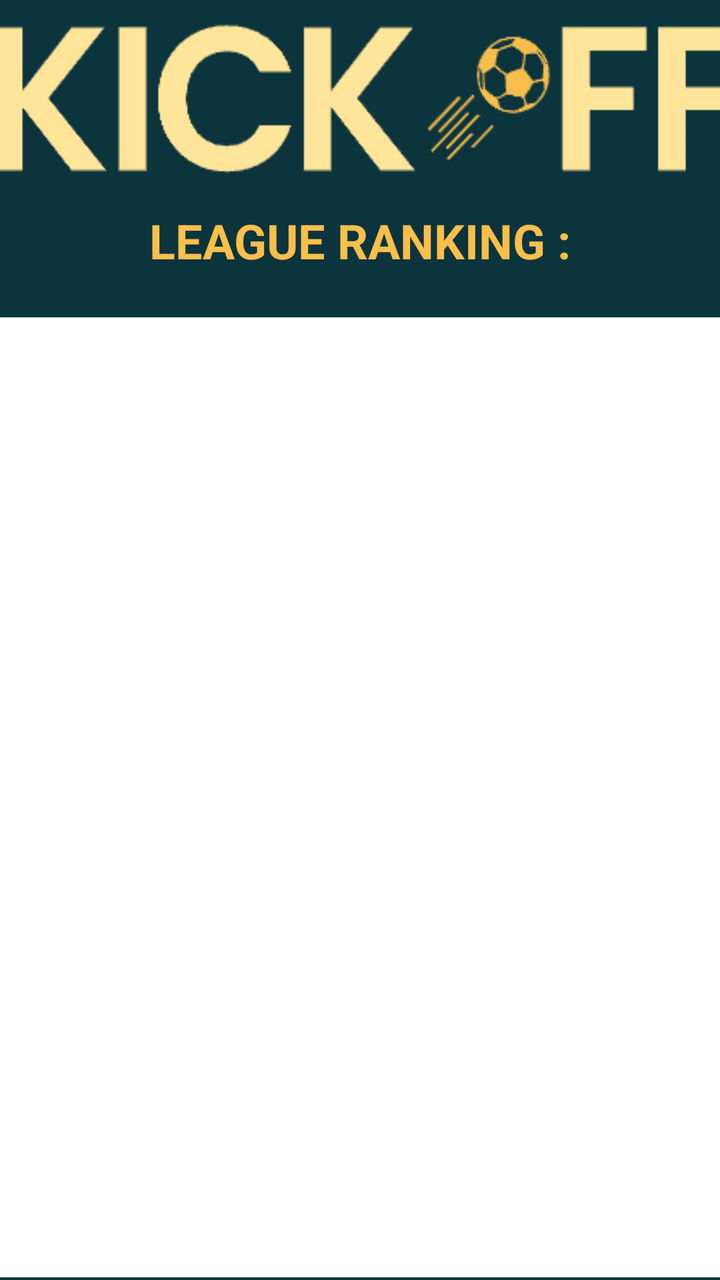
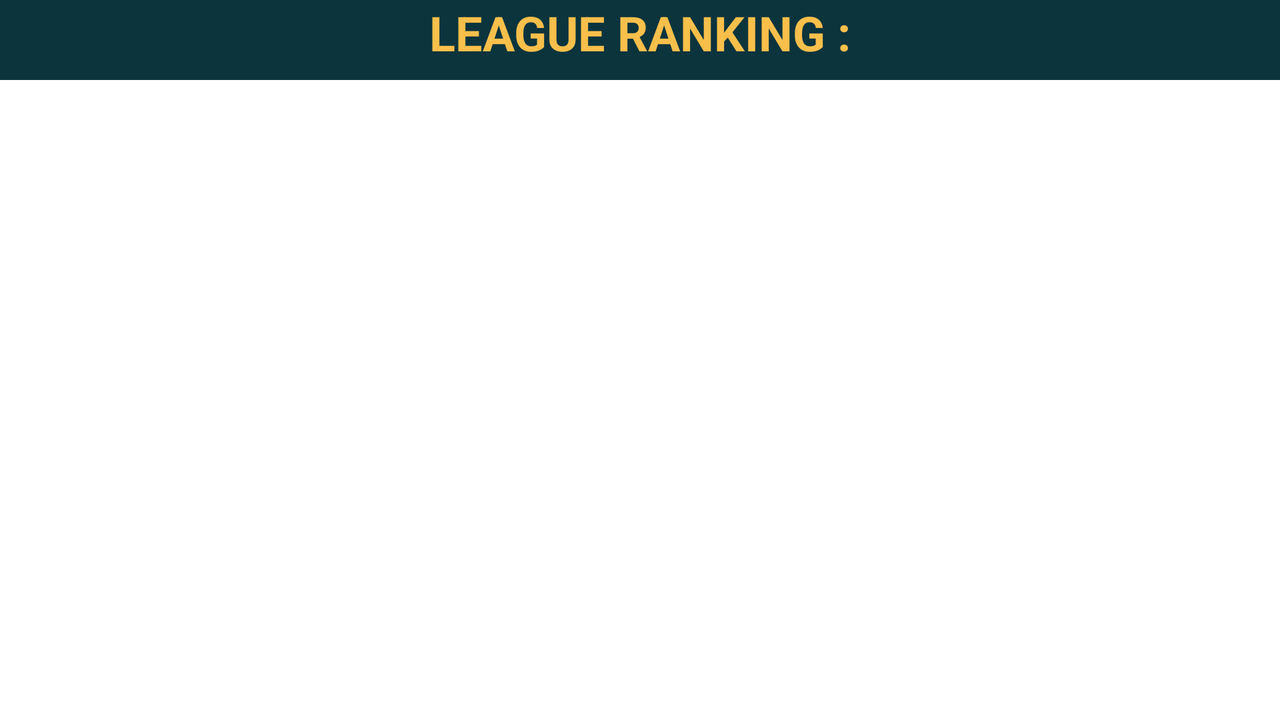

Compare how this app lays out the same screen by default and in its alternative resource folder. The renders come first, then the two layout files and the values they reference.
<!-- AndroidManifest.xml: application theme Theme.myapp -->
<!-- res/layout/activity_ranking_page.xml -->
<?xml version="1.0" encoding="utf-8"?>
<androidx.constraintlayout.widget.ConstraintLayout xmlns:android="http://schemas.android.com/apk/res/android"
    xmlns:app="http://schemas.android.com/apk/res-auto"
    xmlns:tools="http://schemas.android.com/tools"
    android:layout_width="match_parent"
    android:layout_height="match_parent"
    android:background="@color/blue"
    tools:context=".Ranking_Page">

    <TextView
        android:id="@+id/titleRanking"
        android:layout_width="240dp"
        android:layout_height="53dp"
        android:layout_marginTop="15dp"
        android:text="@string/title_ranking"
        android:textAlignment="center"
        android:textColor="@color/darkYellow"
        android:textSize="24sp"
        android:textStyle="bold"
        app:layout_constraintEnd_toEndOf="parent"
        app:layout_constraintHorizontal_bias="0.5"
        app:layout_constraintStart_toStartOf="parent"
        app:layout_constraintTop_toBottomOf="@+id/LogoApp" />

    <ListView
        android:id="@+id/rankingList_id"
        android:layout_width="wrap_content"
        android:layout_height="480dp"
        android:background="@color/white"
        android:fontFamily="@font/abel"
        tools:listitem="@layout/list_item_ranking"
        android:divider="@android:color/transparent"
        android:dividerHeight="10.0sp"
        app:layout_constraintBottom_toBottomOf="parent"
        app:layout_constraintEnd_toEndOf="parent"
        app:layout_constraintHorizontal_bias="0.0"
        app:layout_constraintStart_toStartOf="parent"
        app:layout_constraintTop_toBottomOf="@+id/titleRanking" />

    <ImageView
        android:id="@+id/LogoApp"
        android:layout_width="385dp"
        android:layout_height="79dp"
        android:layout_marginTop="10dp"
        android:background="@drawable/logo"
        app:layout_constraintEnd_toEndOf="parent"
        app:layout_constraintHorizontal_bias="0.384"
        app:layout_constraintStart_toStartOf="parent"
        app:layout_constraintTop_toTopOf="parent" />
</androidx.constraintlayout.widget.ConstraintLayout>
<!-- res/layout/list_item_ranking.xml (included above) -->
<?xml version="1.0" encoding="utf-8"?>
<androidx.constraintlayout.widget.ConstraintLayout xmlns:android="http://schemas.android.com/apk/res/android"
    xmlns:app="http://schemas.android.com/apk/res-auto"
    xmlns:tools="http://schemas.android.com/tools"
    android:layout_width="match_parent"
    android:layout_height="wrap_content">

    <RelativeLayout
        android:layout_width="match_parent"
        android:layout_height="wrap_content"
        android:padding="16dp"
        app:layout_constraintTop_toTopOf="parent"
        tools:layout_editor_absoluteX="0dp">

        <TextView
            android:id="@+id/rankingPosition_id"
            android:layout_width="wrap_content"
            android:layout_height="wrap_content"
            android:text="1."
            android:textSize="18sp"
            android:textStyle="bold"
            android:layout_alignParentStart="true"
            android:layout_alignParentTop="true" />

        <ImageView
            android:id="@+id/clubLogo_id"
            android:layout_width="100dp"
            android:layout_height="100dp"
            android:layout_alignParentTop="true"
            android:layout_marginStart="8dp"
            android:layout_toEndOf="@+id/rankingPosition_id"
            android:scaleType="centerCrop"
            android:src="@drawable/logo_team"/>

        <TextView
            android:id="@+id/clubName_id"
            android:layout_width="wrap_content"
            android:layout_height="wrap_content"
            android:text="Name"
            android:textSize="18sp"
            android:textStyle="bold"
            android:layout_toEndOf="@+id/clubLogo_id"
            android:layout_alignParentTop="true"
            android:layout_marginStart="8dp" />

        <TextView
            android:id="@+id/allMatch_id"
            android:layout_width="wrap_content"
            android:layout_height="wrap_content"
            android:text="Matches Played: 0"
            android:textSize="14sp"
            android:layout_below="@+id/clubName_id"
            android:layout_toEndOf="@+id/clubLogo_id"
            android:layout_marginStart="8dp"
            android:layout_marginTop="8dp" />

        <TextView
            android:id="@+id/matchWon_id"
            android:layout_width="wrap_content"
            android:layout_height="wrap_content"
            android:text="Matches Won: 0"
            android:textSize="14sp"
            android:layout_below="@+id/allMatch_id"
            android:layout_toEndOf="@+id/clubLogo_id"
            android:layout_marginStart="8dp"
            android:layout_marginTop="8dp" />

        <TextView
            android:id="@+id/matchesDraws_id"
            android:layout_width="wrap_content"
            android:layout_height="wrap_content"
            android:text="Matches Draws: 0"
            android:textSize="14sp"
            android:layout_below="@+id/matchWon_id"
            android:layout_toEndOf="@+id/clubLogo_id"
            android:layout_marginStart="8dp"
            android:layout_marginTop="8dp" />

        <TextView
            android:id="@+id/matchesLost_id"
            android:layout_width="wrap_content"
            android:layout_height="wrap_content"
            android:text="Matches Lost: 0"
            android:textSize="14sp"
            android:layout_below="@+id/matchesDraws_id"
            android:layout_toEndOf="@+id/clubLogo_id"
            android:layout_marginStart="8dp"
            android:layout_marginTop="8dp" />

        <TextView
            android:id="@+id/points_id"
            android:layout_width="wrap_content"
            android:layout_height="wrap_content"
            android:text="Points: 0"
            android:textSize="18sp"
            android:textStyle="bold"
            android:layout_alignParentEnd="true"
            android:layout_centerVertical="true"
            android:layout_marginEnd="16dp" />

    </RelativeLayout>

</androidx.constraintlayout.widget.ConstraintLayout>
<!-- resources referenced by this layout -->
<resources>
  <color name="blue">#0C343D</color>
  <color name="darkYellow">#F9BF4B</color>
  <color name="white">#FFFFFFFF</color>
  <!-- drawable logo: png bitmap (drawable, 3987 bytes) -->
  <!-- drawable logo_team: png bitmap (drawable, 7436 bytes) -->
  <string name="title_ranking">LEAGUE RANKING :</string>
  <style name="Theme.myapp" parent="Base.Theme.KickOff" />
  <style name="Base.Theme.KickOff" parent="Theme.Material3.DayNight.NoActionBar">
          
          
      </style>
</resources>
<!-- res/layout-land/activity_ranking_page.xml (the repository's variant of the layout above) -->
<!-- drawn on the phone turned sideways -->
<?xml version="1.0" encoding="utf-8"?>
<androidx.constraintlayout.widget.ConstraintLayout xmlns:android="http://schemas.android.com/apk/res/android"
    xmlns:app="http://schemas.android.com/apk/res-auto"
    xmlns:tools="http://schemas.android.com/tools"
    android:layout_width="match_parent"
    android:layout_height="match_parent"
    android:background="@color/blue"
    tools:context=".Ranking_Page">

    <TextView
        android:id="@+id/titleRanking"
        android:layout_width="240dp"
        android:layout_height="53dp"
        android:text="@string/title_ranking"
        android:textAlignment="center"
        android:textColor="@color/darkYellow"
        android:textSize="24sp"
        android:textStyle="bold"
        app:layout_constraintEnd_toEndOf="parent"
        app:layout_constraintHorizontal_bias="0.5"
        app:layout_constraintStart_toStartOf="parent"
        app:layout_constraintTop_toTopOf="parent" />

    <ListView
        android:id="@+id/rankingList_id"
        android:layout_width="match_parent"
        android:layout_height="match_parent"
        android:layout_marginTop="40dp"
        android:background="@color/white"
        android:divider="@android:color/transparent"
        android:dividerHeight="10.0sp"
        android:fontFamily="@font/abel"
        app:layout_constraintBottom_toBottomOf="parent"
        app:layout_constraintEnd_toEndOf="parent"
        app:layout_constraintHorizontal_bias="0.0"
        app:layout_constraintStart_toStartOf="parent"
        app:layout_constraintTop_toBottomOf="@+id/titleRanking"
        app:layout_constraintVertical_bias="0.0"
        tools:listitem="@layout/list_item_ranking" />

</androidx.constraintlayout.widget.ConstraintLayout>
<!-- resources referenced by the variant -->
<!-- as the phone turned sideways resolves them -->
<resources>
  <color name="blue">#0C343D</color>
  <color name="darkYellow">#F9BF4B</color>
  <color name="white">#FFFFFFFF</color>
  <!-- drawable logo_team: png bitmap (drawable, 7436 bytes) -->
  <string name="title_ranking">LEAGUE RANKING :</string>
  <style name="Theme.myapp" parent="Base.Theme.KickOff" />
  <style name="Base.Theme.KickOff" parent="Theme.Material3.DayNight.NoActionBar">
          
          
      </style>
</resources>
